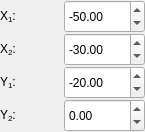
<?xml version="1.0" encoding="UTF-8"?>
<ui version="4.0">
 <class>NormalModeGoalWidget</class>
 <widget class="QWidget" name="NormalModeGoalWidget">
  <property name="geometry">
   <rect>
    <x>0</x>
    <y>0</y>
    <width>145</width>
    <height>132</height>
   </rect>
  </property>
  <property name="sizePolicy">
   <sizepolicy hsizetype="Preferred" vsizetype="Minimum">
    <horstretch>0</horstretch>
    <verstretch>0</verstretch>
   </sizepolicy>
  </property>
  <layout class="QVBoxLayout" name="verticalLayout">
   <property name="spacing">
    <number>0</number>
   </property>
   <property name="leftMargin">
    <number>0</number>
   </property>
   <property name="topMargin">
    <number>0</number>
   </property>
   <property name="rightMargin">
    <number>0</number>
   </property>
   <property name="bottomMargin">
    <number>0</number>
   </property>
   <item>
    <layout class="QHBoxLayout" name="horizontalLayout_11">
     <property name="spacing">
      <number>7</number>
     </property>
     <property name="topMargin">
      <number>0</number>
     </property>
     <item>
      <widget class="QLabel" name="label_9">
       <property name="sizePolicy">
        <sizepolicy hsizetype="Minimum" vsizetype="Preferred">
         <horstretch>0</horstretch>
         <verstretch>0</verstretch>
        </sizepolicy>
       </property>
       <property name="text">
        <string>X&lt;sub&gt;1&lt;/sub&gt;:</string>
       </property>
      </widget>
     </item>
     <item>
      <widget class="QDoubleSpinBox" name="goalX1SpinBox">
       <property name="sizePolicy">
        <sizepolicy hsizetype="Minimum" vsizetype="Preferred">
         <horstretch>0</horstretch>
         <verstretch>0</verstretch>
        </sizepolicy>
       </property>
       <property name="minimum">
        <double>-99999.000000000000000</double>
       </property>
       <property name="maximum">
        <double>99999.000000000000000</double>
       </property>
       <property name="value">
        <double>-50.000000000000000</double>
       </property>
      </widget>
     </item>
    </layout>
   </item>
   <item>
    <layout class="QHBoxLayout" name="horizontalLayout_15">
     <property name="topMargin">
      <number>0</number>
     </property>
     <item>
      <widget class="QLabel" name="label_19">
       <property name="sizePolicy">
        <sizepolicy hsizetype="Minimum" vsizetype="Preferred">
         <horstretch>0</horstretch>
         <verstretch>0</verstretch>
        </sizepolicy>
       </property>
       <property name="text">
        <string>X&lt;sub&gt;2&lt;/sub&gt;:</string>
       </property>
      </widget>
     </item>
     <item>
      <widget class="QDoubleSpinBox" name="goalX2SpinBox">
       <property name="sizePolicy">
        <sizepolicy hsizetype="Minimum" vsizetype="Preferred">
         <horstretch>0</horstretch>
         <verstretch>0</verstretch>
        </sizepolicy>
       </property>
       <property name="minimum">
        <double>-99999.000000000000000</double>
       </property>
       <property name="maximum">
        <double>99999.000000000000000</double>
       </property>
       <property name="value">
        <double>-30.000000000000000</double>
       </property>
      </widget>
     </item>
    </layout>
   </item>
   <item>
    <layout class="QHBoxLayout" name="horizontalLayout_14">
     <property name="topMargin">
      <number>0</number>
     </property>
     <item>
      <widget class="QLabel" name="label_18">
       <property name="sizePolicy">
        <sizepolicy hsizetype="Minimum" vsizetype="Preferred">
         <horstretch>0</horstretch>
         <verstretch>0</verstretch>
        </sizepolicy>
       </property>
       <property name="text">
        <string>Y&lt;sub&gt;1&lt;/sub&gt;:</string>
       </property>
      </widget>
     </item>
     <item>
      <widget class="QDoubleSpinBox" name="goalY1SpinBox">
       <property name="sizePolicy">
        <sizepolicy hsizetype="Minimum" vsizetype="Preferred">
         <horstretch>0</horstretch>
         <verstretch>0</verstretch>
        </sizepolicy>
       </property>
       <property name="minimum">
        <double>-99999.000000000000000</double>
       </property>
       <property name="maximum">
        <double>99999.000000000000000</double>
       </property>
       <property name="value">
        <double>-20.000000000000000</double>
       </property>
      </widget>
     </item>
    </layout>
   </item>
   <item>
    <layout class="QHBoxLayout" name="horizontalLayout_19">
     <property name="topMargin">
      <number>0</number>
     </property>
     <item>
      <widget class="QLabel" name="label_24">
       <property name="sizePolicy">
        <sizepolicy hsizetype="Minimum" vsizetype="Preferred">
         <horstretch>0</horstretch>
         <verstretch>0</verstretch>
        </sizepolicy>
       </property>
       <property name="text">
        <string>Y&lt;sub&gt;2&lt;/sub&gt;:</string>
       </property>
      </widget>
     </item>
     <item>
      <widget class="QDoubleSpinBox" name="goalY2SpinBox">
       <property name="sizePolicy">
        <sizepolicy hsizetype="Minimum" vsizetype="Preferred">
         <horstretch>0</horstretch>
         <verstretch>0</verstretch>
        </sizepolicy>
       </property>
       <property name="minimum">
        <double>-99999.000000000000000</double>
       </property>
       <property name="maximum">
        <double>99999.000000000000000</double>
       </property>
       <property name="value">
        <double>0.000000000000000</double>
       </property>
      </widget>
     </item>
    </layout>
   </item>
  </layout>
 </widget>
 <layoutdefault spacing="6" margin="11"/>
 <resources/>
 <connections/>
</ui>
